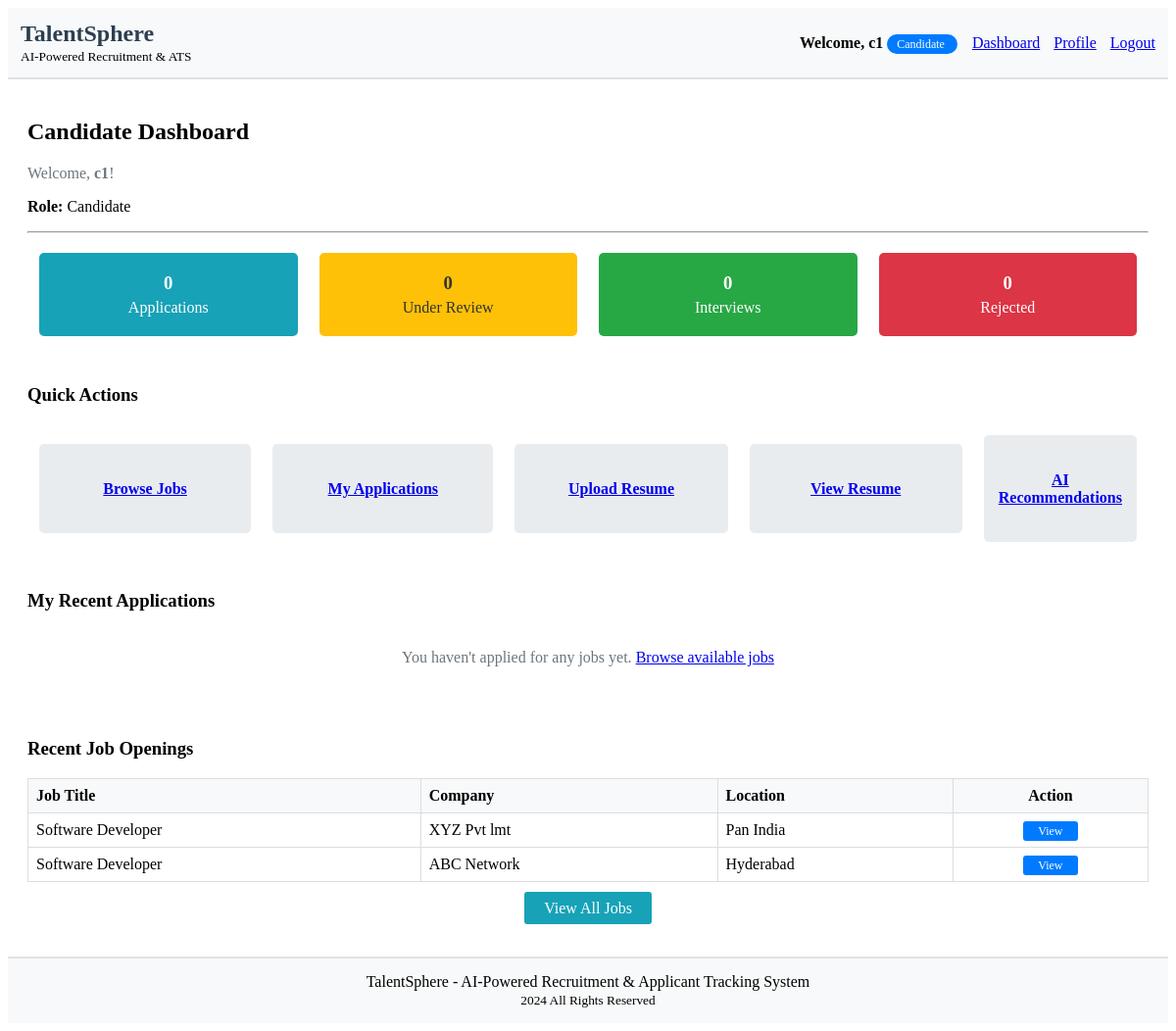
The page /accounts/dashboard/ (signed in) on the database as committed earlier.
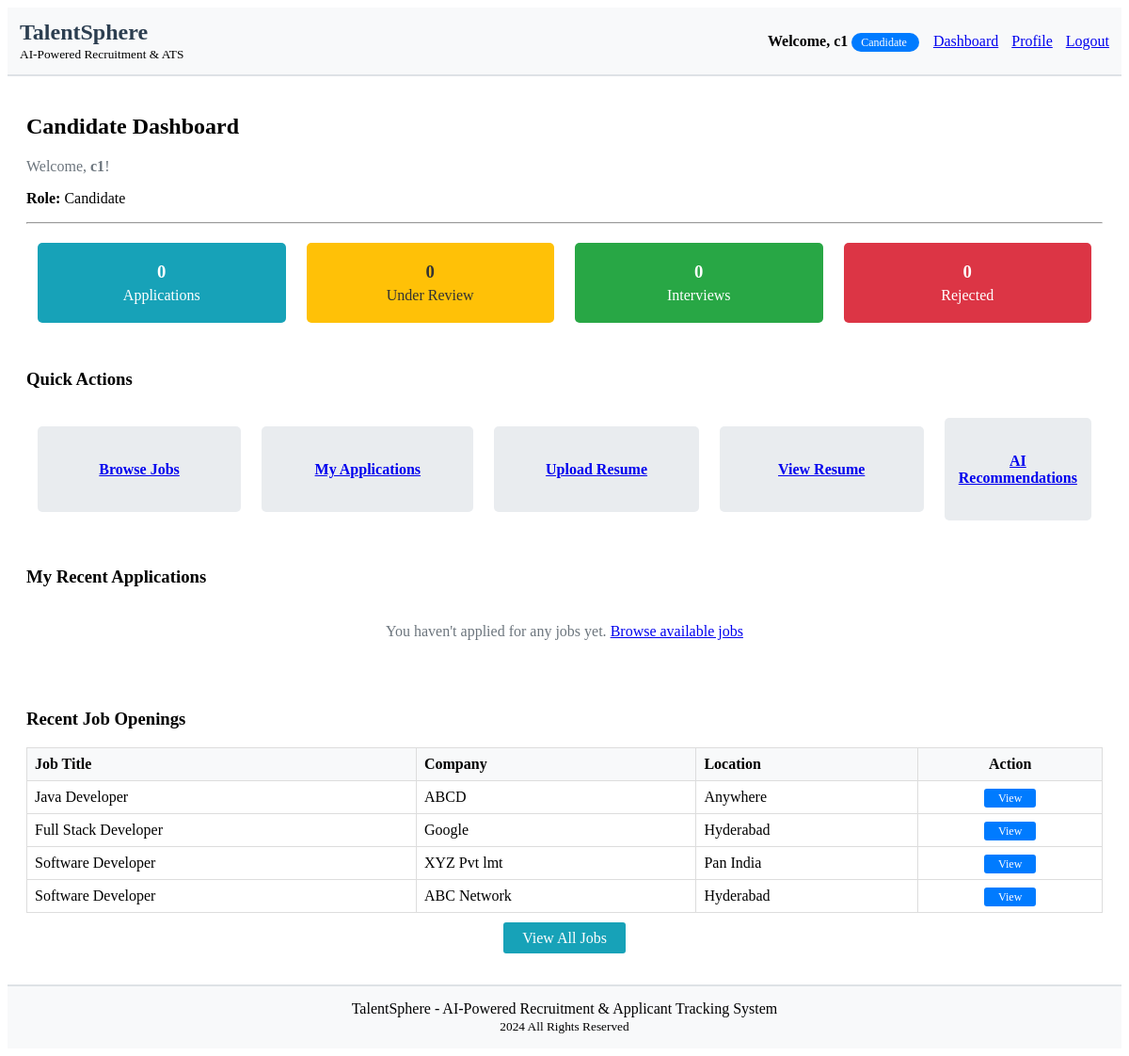
The same page on the database as committed later.
### accounts/models.py (models this page shows, shortened)
class Job(models.Model):
    JOB_STATUS = (
        ('active', 'Active'),
        ('closed', 'Closed'),
        ('draft', 'Draft'),
    )
    EXPERIENCE_LEVELS = (
        ('entry', 'Entry Level'),
        ('mid', 'Mid Level'),
        ('senior', 'Senior Level'),
        ('lead', 'Lead'),
        ('executive', 'Executive'),
    )
    title = models.CharField(max_length=200)
    company = models.CharField(max_length=100)
    location = models.CharField(max_length=200)
    description = models.TextField()
    requirements = models.TextField()
    required_skills = models.TextField(blank=True, null=True, help_text="Comma separated skills")
    experience_level = models.CharField(max_length=20, choices=EXPERIENCE_LEVELS, default='mid')
    salary_min = models.DecimalField(max_digits=10, decimal_places=2, null=True, blank=True)
    salary_max = models.DecimalField(max_digits=10, decimal_places=2, null=True, blank=True)
    status = models.CharField(max_length=20, choices=JOB_STATUS, default='active')
    created_by = models.ForeignKey(User, on_delete=models.CASCADE, related_name='jobs')
    created_at = models.DateTimeField(auto_now_add=True)
    updated_at = models.DateTimeField(auto_now=True)
    class Meta:
        ordering = ['-created_at']

### accounts/views.py (the view)
# urls.py: path('dashboard/', views.dashboard, name='dashboard'),
@login_required
def dashboard(request):
    user = request.user
    role = user.profile.role
    if role == 'recruiter':
        jobs = Job.objects.filter(created_by=user)
        total_applications = JobApplication.objects.filter(job__created_by=user).count()
        context = {
            'user': user,
            'total_jobs': jobs.count(),
            'total_applications': total_applications,
            'shortlisted': JobApplication.objects.filter(job__created_by=user, status='shortlisted').count(),
            'interviews_scheduled': JobApplication.objects.filter(job__created_by=user, status='interview').count(),
            'jobs': jobs
        }
        return render(request, 'accounts/recruiter_dashboard.html', context)
    else:
        applications = JobApplication.objects.filter(candidate=user)
        available_jobs = Job.objects.filter(status='active')
        context = {
            'user': user,
            'total_applications': applications.count(),
            'under_review': applications.filter(status='pending').count(),
            'interviews': applications.filter(status='interview').count(),
            'rejected': applications.filter(status='rejected').count(),
            'applications': applications,
            'available_jobs': available_jobs
        }
        return render(request, 'accounts/candidate_dashboard.html', context)

### accounts/templates/accounts/candidate_dashboard.html (shortened to what the changed rows need)
{% extends 'accounts/base.html' %}
{% block content %}
    <h2>Candidate Dashboard</h2>
    <br>
    <br>
    <br>
    {% if available_jobs %}
        <table width="100%" style="border-collapse: collapse; border: 1px solid #ddd;">
            <thead style="background-color: #f8f9fa;">
                <tr>
                    <th style="border: 1px solid #ddd; padding: 8px; text-align: left;">Job Title</th>
                    <th style="border: 1px solid #ddd; padding: 8px; text-align: left;">Company</th>
                    <th style="border: 1px solid #ddd; padding: 8px; text-align: left;">Location</th>
                    <th style="border: 1px solid #ddd; padding: 8px; text-align: center;">Action</th>
                </tr>
            </thead>
            <tbody>
                {% for job in available_jobs|slice:":5" %}
                <tr>
                    <td style="border: 1px solid #ddd; padding: 8px;">{{ job.title }}</td>
                    <td style="border: 1px solid #ddd; padding: 8px;">{{ job.company }}</td>
                    <td style="border: 1px solid #ddd; padding: 8px;">{{ job.location }}</td>
                    <td style="border: 1px solid #ddd; padding: 8px; text-align: center;">
                        <a href="{% url 'job_detail' job.id %}" style="background-color: #007bff; color: white; padding: 3px 15px; text-decoration: none; border-radius: 3px; font-size: 12px;">
                            View
                        </a>
                    </td>
                </tr>
                {% endfor %}
            </tbody>
        </table>
        <br>
    {% else %}
        <p style="text-align: center; color: #6c757d;">No jobs available right now.</p>
    {% endif %}
{% endblock %}

Rows that differ between the two databases and show on the page:
added Job: title "Java Developer", company "ABCD", location "Anywhere"
added Job: title "Full Stack Developer", company "Google", location "Hyderabad"
